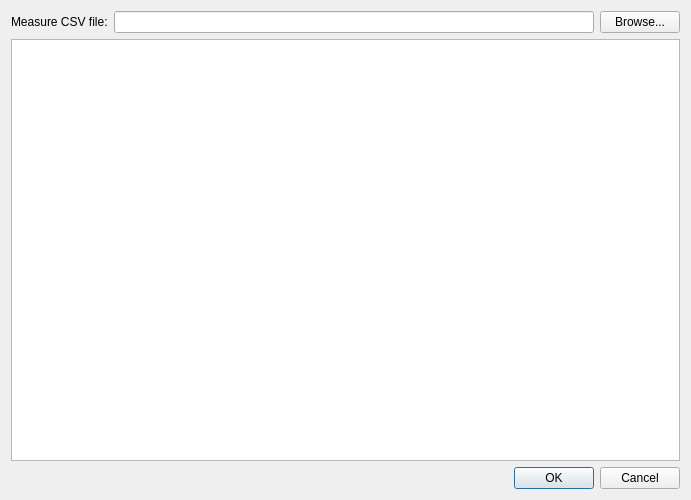
<?xml version="1.0" encoding="UTF-8"?>
<ui version="4.0">
 <class>TemperatureViewer</class>
 <widget class="QDialog" name="TemperatureViewer">
  <property name="geometry">
   <rect>
    <x>0</x>
    <y>0</y>
    <width>691</width>
    <height>500</height>
   </rect>
  </property>
  <property name="windowTitle">
   <string>Temperatures Viewer</string>
  </property>
  <layout class="QVBoxLayout" name="verticalLayout">
   <item>
    <layout class="QHBoxLayout" name="horizontalLayout">
     <item>
      <widget class="QLabel" name="label">
       <property name="text">
        <string>Measure CSV file:</string>
       </property>
      </widget>
     </item>
     <item>
      <widget class="QLineEdit" name="lineEditTempFile"/>
     </item>
     <item>
      <widget class="QPushButton" name="pushButtonBrowse">
       <property name="text">
        <string>Browse...</string>
       </property>
      </widget>
     </item>
    </layout>
   </item>
   <item>
    <widget class="QTableView" name="tableView"/>
   </item>
   <item>
    <widget class="QDialogButtonBox" name="buttonBox">
     <property name="orientation">
      <enum>Qt::Horizontal</enum>
     </property>
     <property name="standardButtons">
      <set>QDialogButtonBox::Cancel|QDialogButtonBox::Ok</set>
     </property>
    </widget>
   </item>
  </layout>
 </widget>
 <resources/>
 <connections>
  <connection>
   <sender>buttonBox</sender>
   <signal>accepted()</signal>
   <receiver>TemperatureViewer</receiver>
   <slot>accept()</slot>
   <hints>
    <hint type="sourcelabel">
     <x>248</x>
     <y>254</y>
    </hint>
    <hint type="destinationlabel">
     <x>157</x>
     <y>274</y>
    </hint>
   </hints>
  </connection>
  <connection>
   <sender>buttonBox</sender>
   <signal>rejected()</signal>
   <receiver>TemperatureViewer</receiver>
   <slot>reject()</slot>
   <hints>
    <hint type="sourcelabel">
     <x>316</x>
     <y>260</y>
    </hint>
    <hint type="destinationlabel">
     <x>286</x>
     <y>274</y>
    </hint>
   </hints>
  </connection>
 </connections>
</ui>
